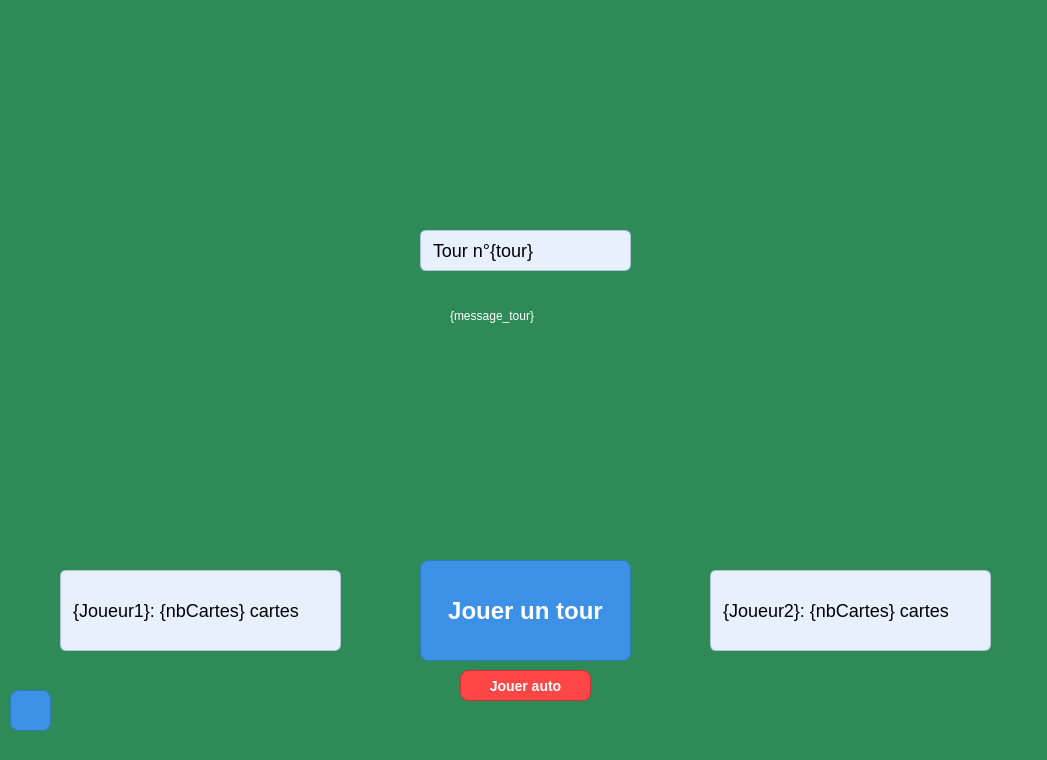
<?xml version="1.0" encoding="UTF-8"?>
<ui version="4.0">
 <class>MainWindow</class>
 <widget class="QMainWindow" name="MainWindow">
  <property name="geometry">
   <rect>
    <x>0</x>
    <y>0</y>
    <width>1047</width>
    <height>760</height>
   </rect>
  </property>
  <property name="windowTitle">
   <string>MainWindow</string>
  </property>
  <property name="styleSheet">
   <string notr="true">background-color: #2E8B57
</string>
  </property>
  <widget class="QWidget" name="centralwidget">
   <widget class="QLabel" name="label">
    <property name="geometry">
     <rect>
      <x>60</x>
      <y>570</y>
      <width>281</width>
      <height>81</height>
     </rect>
    </property>
    <property name="styleSheet">
     <string notr="true">QLabel {
    color: black; 
    background-color: #E8F0FE;
    border: 1px solid #B0C4DE;
    border-radius: 6px; 
    padding: 4px 8px; 
    font-size: 18px;
	text-align: center;
}
</string>
    </property>
    <property name="text">
     <string>{Joueur1}: {nbCartes} cartes</string>
    </property>
   </widget>
   <widget class="QLabel" name="label_2">
    <property name="geometry">
     <rect>
      <x>710</x>
      <y>570</y>
      <width>281</width>
      <height>81</height>
     </rect>
    </property>
    <property name="styleSheet">
     <string notr="true">QLabel {
    color: black; 
    background-color: #E8F0FE; 
    border: 1px solid #B0C4DE; 
    border-radius: 6px; 
    padding: 4px 8px;
    font-size: 18px;
	text-align:center;
}
</string>
    </property>
    <property name="text">
     <string>{Joueur2}: {nbCartes} cartes</string>
    </property>
   </widget>
   <widget class="QPushButton" name="pushButton">
    <property name="geometry">
     <rect>
      <x>420</x>
      <y>560</y>
      <width>211</width>
      <height>101</height>
     </rect>
    </property>
    <property name="styleSheet">
     <string notr="true">QPushButton {
    color: #ffffff;
    background-color: #3C91E6; 
    border: 1px solid #2B7CB8;
    border-radius: 8px;
    padding: 8px 16px; 
    font-size: 24px; 
    font-weight: bold;
}
QPushButton:hover {
    background-color: #5AA7EA; 
    border: 1px solid #3C91E6; 
}
QPushButton:pressed {
    background-color: #2B7CB8; 
    border: 1px solid #235E8E;
}
QPushButton:disabled {
    background-color: #9DA9B3; 
    color: #6C757D; 
    border: 1px solid #6C757D;
}</string>
    </property>
    <property name="text">
     <string>Jouer un tour</string>
    </property>
   </widget>
   <widget class="QLabel" name="label_3">
    <property name="geometry">
     <rect>
      <x>40</x>
      <y>40</y>
      <width>341</width>
      <height>491</height>
     </rect>
    </property>
    <property name="styleSheet">
     <string notr="true">background-color: rgba(0,0,0,0)</string>
    </property>
    <property name="text">
     <string/>
    </property>
    <property name="pixmap">
     <pixmap>../images/back.png</pixmap>
    </property>
   </widget>
   <widget class="QLabel" name="label_4">
    <property name="geometry">
     <rect>
      <x>680</x>
      <y>40</y>
      <width>341</width>
      <height>491</height>
     </rect>
    </property>
    <property name="styleSheet">
     <string notr="true">background-color: rgba(0,0,0,0)</string>
    </property>
    <property name="text">
     <string/>
    </property>
    <property name="pixmap">
     <pixmap>../images/back.png</pixmap>
    </property>
   </widget>
   <widget class="QPushButton" name="pushButton_2">
    <property name="geometry">
     <rect>
      <x>460</x>
      <y>670</y>
      <width>131</width>
      <height>31</height>
     </rect>
    </property>
    <property name="styleSheet">
     <string notr="true">QPushButton {
    color: #ffffff;
    background-color: #ff4646; 
    border: 1px solid #c33434;
    border-radius: 8px;
    padding: 8px 16px; 
    font-size: 14px; 
    font-weight: bold;
}
QPushButton:hover {
    background-color: #e63c3c; 
    border: 1px solid #c33434;
}
QPushButton:pressed {
    background-color: #e63c3c; 
    border: 1px solid #c33434;
}
QPushButton:disabled {
    background-color: #9DA9B3; 
    color: #6C757D; 
    border: 1px solid #6C757D;
}</string>
    </property>
    <property name="text">
     <string>Jouer auto</string>
    </property>
   </widget>
   <widget class="QLabel" name="label_5">
    <property name="geometry">
     <rect>
      <x>420</x>
      <y>230</y>
      <width>211</width>
      <height>41</height>
     </rect>
    </property>
    <property name="styleSheet">
     <string notr="true">QLabel {
    color: black; 
    background-color: #E8F0FE; 
    border: 1px solid #B0C4DE; 
    border-radius: 6px; 
    padding: 4px 8px;
    font-size: 18px;
	text-align:center;
}
</string>
    </property>
    <property name="text">
     <string>Tour n°{tour}</string>
    </property>
   </widget>
   <widget class="QLabel" name="label_6">
    <property name="geometry">
     <rect>
      <x>450</x>
      <y>290</y>
      <width>151</width>
      <height>51</height>
     </rect>
    </property>
    <property name="styleSheet">
     <string notr="true">color: white
</string>
    </property>
    <property name="text">
     <string>{message_tour}</string>
    </property>
   </widget>
   <widget class="QPushButton" name="pushButton_3">
    <property name="geometry">
     <rect>
      <x>10</x>
      <y>690</y>
      <width>41</width>
      <height>41</height>
     </rect>
    </property>
    <property name="styleSheet">
     <string notr="true">QPushButton {
    color: #ffffff;
    background-color: #3C91E6; 
    border: 1px solid #2B7CB8;
    border-radius: 8px;
    padding: 8px 16px; 
    font-size: 24px; 
    font-weight: bold;
}
QPushButton:hover {
    background-color: #5AA7EA; 
    border: 1px solid #3C91E6; 
}
QPushButton:pressed {
    background-color: #2B7CB8; 
    border: 1px solid #235E8E;
}
QPushButton:disabled {
    background-color: #9DA9B3; 
    color: #6C757D; 
    border: 1px solid #6C757D;
}</string>
    </property>
    <property name="text">
     <string/>
    </property>
    <property name="icon">
     <iconset>
      <normaloff>../images/icons/credits.png</normaloff>../images/icons/credits.png</iconset>
    </property>
    <property name="iconSize">
     <size>
      <width>48</width>
      <height>48</height>
     </size>
    </property>
   </widget>
  </widget>
  <widget class="QStatusBar" name="statusbar"/>
 </widget>
 <resources/>
 <connections/>
</ui>
